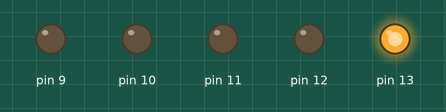
This sketch was run on a simulated Arduino Uno, built with avr-gcc and run on an emulated ATmega328P. Parts: output pins drawn as LEDs (lit = HIGH).

Above: at 1.0 s.
At 3.0 s:
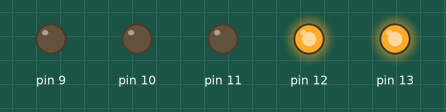
At 5.0 s:
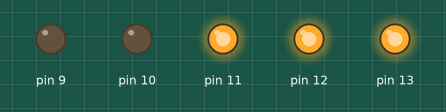
At 7.0 s:
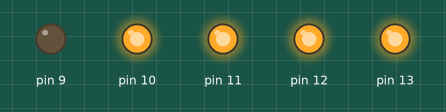
At 9.0 s:
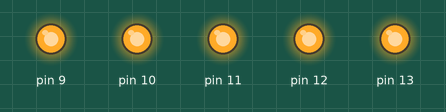
Timing chart, 0 to 11.5 s (numbered marks = the images above):
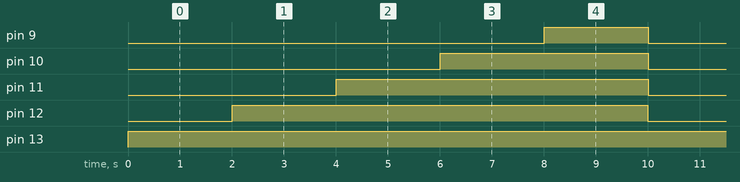

Measured:
- by itself, pin 9: alternates HIGH for 2.0 s and LOW for 8.0 s
- by itself, pin 10: alternates HIGH for 4.0 s and LOW for 6.0 s
- by itself, pin 11: alternates HIGH for 6.0 s and LOW for 4.0 s
- by itself, pin 12: alternates HIGH for 8.0 s and LOW for 2.0 s
- by itself, pin 13: LOW → HIGH at 0.00 s

The sketch:

codigo.ino
```cpp
void setup()
{
  pinMode(13, OUTPUT);
  pinMode(12, OUTPUT);
  pinMode(11, OUTPUT);
  pinMode(10, OUTPUT);
  pinMode(9, OUTPUT);
}

void loop()
{
  digitalWrite(13, HIGH);
   delay(2000);
  digitalWrite(12, HIGH);
   delay(2000);
  digitalWrite(11, HIGH);
   delay(2000);
  digitalWrite(10, HIGH);
   delay(2000);
  digitalWrite(9, HIGH);
   delay(2000);
    digitalWrite(13,LOW);
    digitalWrite(12,LOW);
    digitalWrite(11,LOW);
    digitalWrite(10,LOW);
    digitalWrite(9,LOW);
}
```
